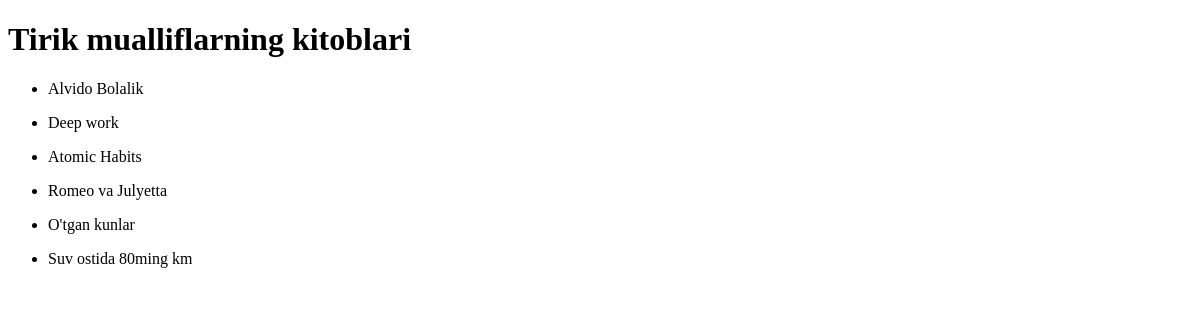
Page /t_m_kitoblari/ on the earlier database version.
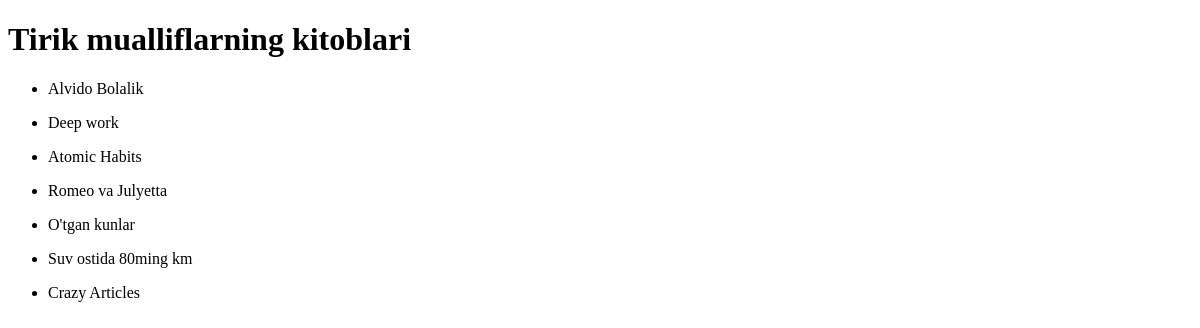
Same page on the later database version.
### Asosiy/models.py (models this page shows, shortened)
class Kitob(models.Model):
    nom=models.CharField(max_length=20)
    janr=models.CharField(max_length=20)
    sahifa=models.PositiveIntegerField()
    muallif=models.ForeignKey(Muallif, on_delete=models.CASCADE)

### Asosiy/views.py (the view)
# urls.py: path('t_m_kitoblari/', t_m_kitoblari),
def t_m_kitoblari(r):
    d={
        "kitoblar": Kitob.objects.filter(muallif__tirik=True)
    }
    return render(r, "trik_mualliflar_kitoblari.html",d)

### templates/trik_mualliflar_kitoblari.html (shortened to what this page needs)
<!DOCTYPE html>
<html lang="en">
<head>
</head>
<body>
    <h1>
       Tirik mualliflarning kitoblari
    </h1>
    {%for r in kitoblar%}
    <ul>
        <li>
            {{r.nom}}
        </li>
    </ul>
            {%endfor%}
</body>
</html>

Differences in the rows shown:
added Kitob: nom "Crazy Articles"
